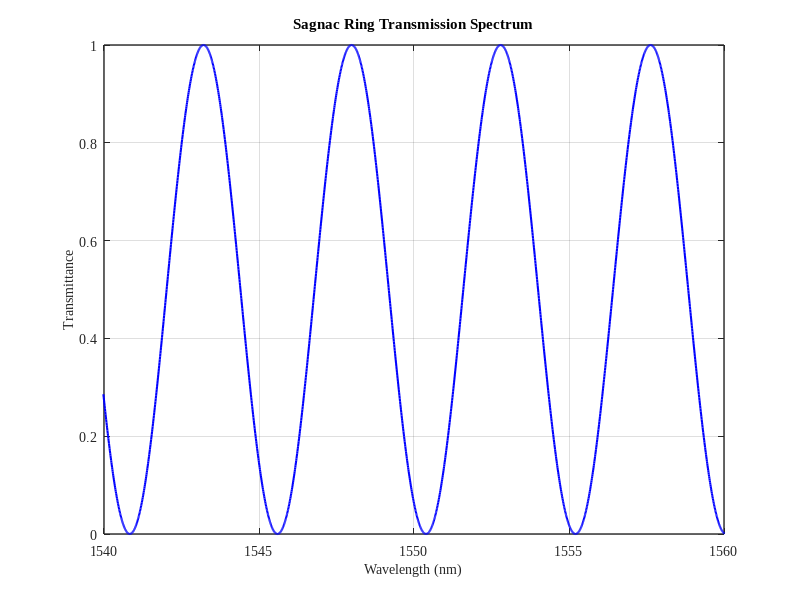
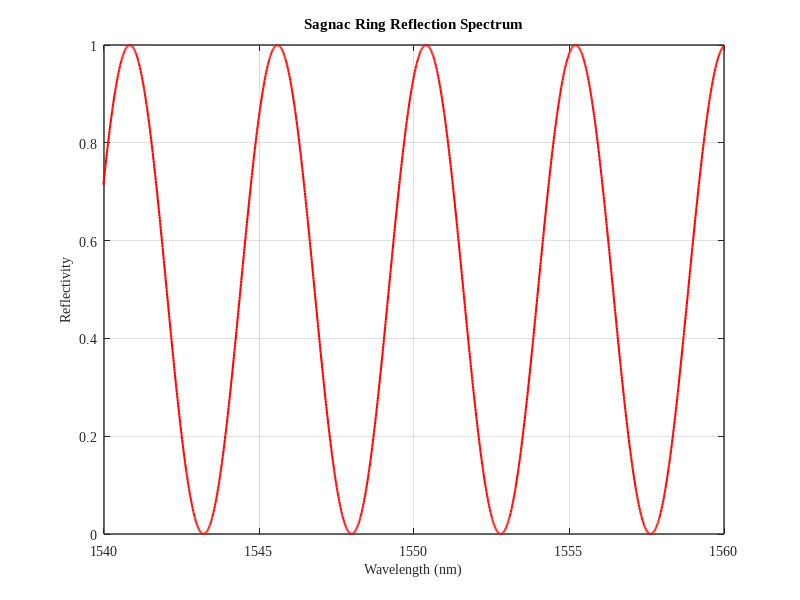
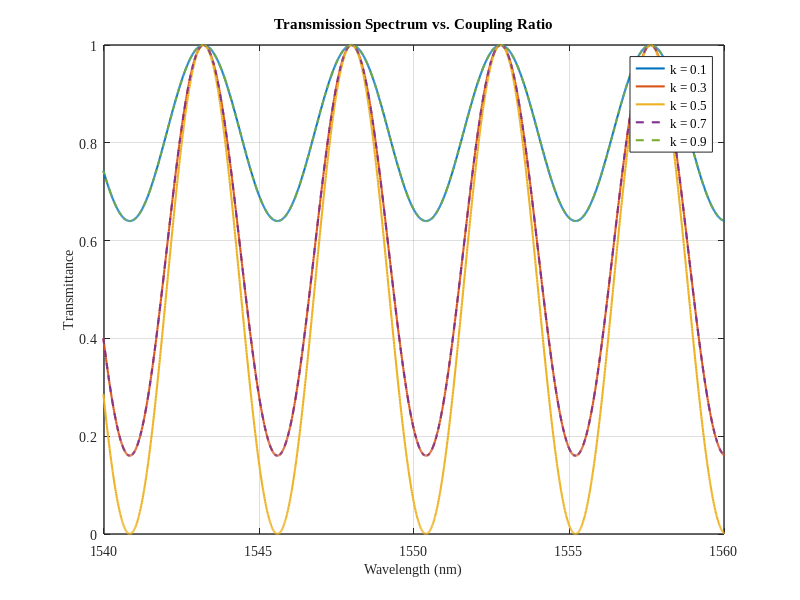
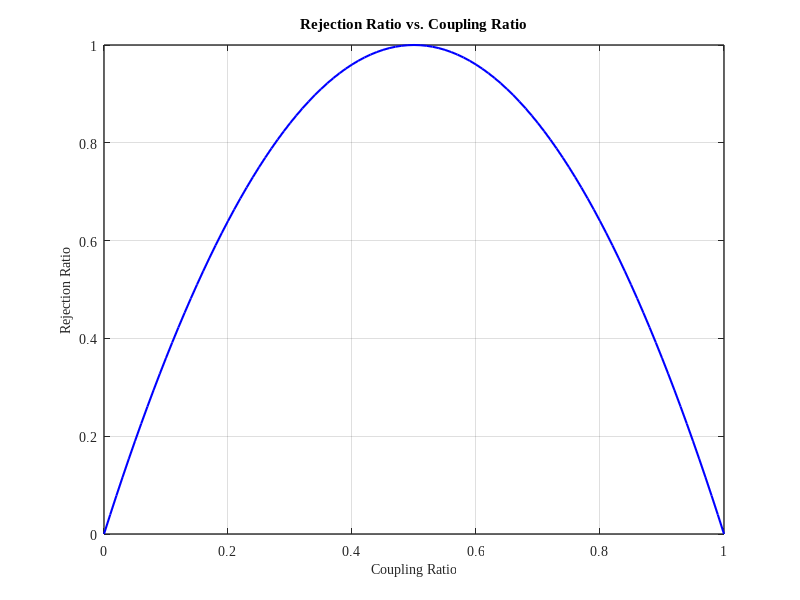

Write MATLAB code to recreate these figures, in order.
%% 单 Sagnac 环透射谱与反射谱仿真
clc; clear; close all;
%% 全局参数
lambda = 1450 : 0.01 : 1650;  % 波长范围 (nm)
B_default = 0.0005;  % 默认快慢轴折射率差
k_default = 0.5;     % 默认耦合比
l_default = 1e9;     % 默认保偏光纤长度 (nm)
theta_default = pi/2; % 默认偏转角 (rad)
%% 透射谱匿名函数
Transmission = @(k, B, l, theta) (1 - 2*k).^2 + 4*k.*(1 - k).* (sin(theta)).^2 .* (cos(pi * B * l ./ lambda)).^2;
%% 图 1：透射谱
T = Transmission(k_default, B_default, l_default, theta_default);
figure;
plot(lambda, T, 'b', 'LineWidth', 1.5);
title('Sagnac Ring Transmission Spectrum');
xlabel('Wavelength (nm)', 'FontName', 'Times New Roman', 'FontSize', 10);
ylabel('Transmittance', 'FontName', 'Times New Roman', 'FontSize', 10);
xlim([1540 1560]); ylim([0 1]);
grid on; set(gca, 'box', 'on');
set(gca, 'FontName', 'Times New Roman', 'FontSize', 10); set(gca, 'LineWidth', 1);
set(gcf, 'Renderer', 'OpenGL');
print(gcf, 'fig1.jpg', '-djpeg', '-r600');
%% 图 2：反射谱
R = 4 * k_default * (1 - k_default) * (1 - (sin(theta_default))^2 .* (cos(pi * B_default * l_default ./ lambda)).^2);
figure;
plot(lambda, R, 'r', 'LineWidth', 1.5);
title('Sagnac Ring Reflection Spectrum');
xlabel('Wavelength (nm)', 'FontName', 'Times New Roman', 'FontSize', 10);
ylabel('Reflectivity', 'FontName', 'Times New Roman', 'FontSize', 10);
xlim([1540 1560]); ylim([0 1]);
grid on; set(gca, 'box', 'on');
set(gca, 'FontName', 'Times New Roman', 'FontSize', 10); set(gca, 'LineWidth', 1);
set(gcf, 'Renderer', 'OpenGL');
print(gcf, 'fig2.jpg', '-djpeg', '-r600');
%% 图 3：不同耦合比下的透射谱
kVec = [0.1, 0.3, 0.5, 0.7, 0.9];
lineStyles = {'-', '-', '-', '--', '--'};
nK = length(kVec);
figure;
hold on;
colorList = lines(nK);
lgdCell = cell(1, nK);
for i = 1:nK
    T_i = Transmission(kVec(i), B_default, l_default, theta_default);
    plot(lambda, T_i, 'Color', colorList(i,:), 'LineWidth', 1.5, 'LineStyle', lineStyles{i});
    lgdCell{i} = ['k = ' num2str(kVec(i), '%.1f')];
end
hold off;
title('Transmission Spectrum vs. Coupling Ratio');
xlabel('Wavelength (nm)', 'FontName', 'Times New Roman', 'FontSize', 10);
ylabel('Transmittance', 'FontName', 'Times New Roman', 'FontSize', 10);
xlim([1540 1560]); ylim([0 1]);
grid on; set(gca, 'box', 'on');
set(gca, 'FontName', 'Times New Roman', 'FontSize', 10); set(gca, 'LineWidth', 1);
legend(lgdCell, 'Location', 'best', 'FontName', 'Times New Roman', 'FontSize', 9);
set(gcf, 'Renderer', 'OpenGL');
print(gcf, 'fig3.jpg', '-djpeg', '-r600');
%% 图 4：耦合比与抑制比的关系
kRR = (0 : 0.01 : 1)';
RR_k = zeros(length(kRR), 1);
for i = 1:length(kRR)
    T = Transmission(kRR(i), B_default, l_default, theta_default);
    RR_k(i) = max(T) - min(T);
end
figure;
plot(kRR, RR_k, 'b', 'LineWidth', 1.5);
title('Rejection Ratio vs. Coupling Ratio');
xlabel('Coupling Ratio', 'FontName', 'Times New Roman', 'FontSize', 10);
ylabel('Rejection Ratio', 'FontName', 'Times New Roman', 'FontSize', 10);
xlim([0 1]); ylim([0 1]);
grid on; set(gca, 'box', 'on');
set(gca, 'FontName', 'Times New Roman', 'FontSize', 10); set(gca, 'LineWidth', 1);
set(gcf, 'Renderer', 'OpenGL');
print(gcf, 'fig4.jpg', '-djpeg', '-r600');
%% 图 5：不同光纤长度下的透射谱
lVec = [0.5, 1.0, 1.5] * 1e9;  % 保偏光纤长度 (nm)
nL = length(lVec);
figure;
hold on;
colorList = lines(nL);
lgdCell = cell(1, nL);
for i = 1:nL
    T_i = Transmission(k_default, B_default, lVec(i), theta_default);
    plot(lambda, T_i, 'Color', colorList(i,:), 'LineWidth', 1.5);
    lgdCell{i} = ['L = ' num2str(lVec(i) * 1e-9, '%.1f') ' m'];
end
hold off;
title('Transmission Spectrum vs. Fiber Length');
xlabel('Wavelength (nm)', 'FontName', 'Times New Roman', 'FontSize', 10);
ylabel('Transmittance', 'FontName', 'Times New Roman', 'FontSize', 10);
xlim([1540 1560]); ylim([0 1]);
grid on; set(gca, 'box', 'on');
set(gca, 'FontName', 'Times New Roman', 'FontSize', 10); set(gca, 'LineWidth', 1);
legend(lgdCell, 'Location', 'best', 'FontName', 'Times New Roman', 'FontSize', 9);
set(gcf, 'Renderer', 'OpenGL');
print(gcf, 'fig5.jpg', '-djpeg', '-r600');
%% 图 6：光纤长度与透射谱周期的关系
lambda_0 = 1550;  % 中心波长 (nm)
l_scan = (0 : 0.01 : 2)';  % 保偏光纤长度 (m)
delta_lambda = (lambda_0^2) ./ (B_default * l_scan * 1e9);
figure;
plot(l_scan, delta_lambda, 'b', 'LineWidth', 1.5);
title('Transmission Period vs. Fiber Length');
xlabel('Fiber Length (m)', 'FontName', 'Times New Roman', 'FontSize', 10);
ylabel('Transmission Period (nm)', 'FontName', 'Times New Roman', 'FontSize', 10);
xlim([0 2]); ylim([0 50]);
grid on; set(gca, 'box', 'on');
set(gca, 'FontName', 'Times New Roman', 'FontSize', 10); set(gca, 'LineWidth', 1);
set(gcf, 'Renderer', 'OpenGL');
print(gcf, 'fig6.jpg', '-djpeg', '-r600');
%% 图 7：不同快慢轴折射率差下的透射谱
BVec = [0.00025, 0.0005, 0.00075];
nB = length(BVec);
figure;
hold on;
colorList = lines(nB);
lgdCell = cell(1, nB);
for i = 1:nB
    T_i = Transmission(k_default, BVec(i), l_default, theta_default);
    plot(lambda, T_i, 'Color', colorList(i,:), 'LineWidth', 1.5);
    lgdCell{i} = ['B = ' num2str(BVec(i), '%.5f')];
end
hold off;
title('Transmission Spectrum vs. Birefringence');
xlabel('Wavelength (nm)', 'FontName', 'Times New Roman', 'FontSize', 10);
ylabel('Transmittance', 'FontName', 'Times New Roman', 'FontSize', 10);
xlim([1540 1560]); ylim([0 1]);
grid on; set(gca, 'box', 'on');
set(gca, 'FontName', 'Times New Roman', 'FontSize', 10); set(gca, 'LineWidth', 1);
legend(lgdCell, 'Location', 'best', 'FontName', 'Times New Roman', 'FontSize', 9);
set(gcf, 'Renderer', 'OpenGL');
print(gcf, 'fig7.jpg', '-djpeg', '-r600');
%% 图 8：快慢轴折射率差与透射谱周期的关系
lambda_0 = 1550;  % 中心波长 (nm)
l_const = 1;  % 保偏光纤长度 (m)
B_scan = (0 : 0.00001 : 0.001)';  % 折射率差扫描
delta_lambda = (lambda_0^2) ./ (B_scan * l_const * 1e9);
figure;
plot(B_scan, delta_lambda, 'b', 'LineWidth', 1.5);
title('Transmission Period vs. Birefringence');
xlabel('Birefringence', 'FontName', 'Times New Roman', 'FontSize', 10);
ylabel('Transmission Period (nm)', 'FontName', 'Times New Roman', 'FontSize', 10);
xlim([0 0.001]); ylim([0 50]);
grid on; set(gca, 'box', 'on');
set(gca, 'FontName', 'Times New Roman', 'FontSize', 10); set(gca, 'LineWidth', 1);
set(gcf, 'Renderer', 'OpenGL');
print(gcf, 'fig8.jpg', '-djpeg', '-r600');
%% 图 9：不同偏转角下的透射谱
thetaVec = [pi/6, pi/4, pi/3, pi/2];  % 30°, 45°, 60°, 90°
nTheta = length(thetaVec);
figure;
hold on;
colorList = lines(nTheta);
lgdCell = cell(1, nTheta);
for i = 1:nTheta
    T_i = Transmission(k_default, B_default, l_default, thetaVec(i));
    plot(lambda, T_i, 'Color', colorList(i,:), 'LineWidth', 1.5);
    lgdCell{i} = ['\theta = ' num2str(thetaVec(i) * 180/pi, '%.0f') '\circ'];
end
hold off;
title('Transmission Spectrum vs. Rotation Angle');
xlabel('Wavelength (nm)', 'FontName', 'Times New Roman', 'FontSize', 10);
ylabel('Transmittance', 'FontName', 'Times New Roman', 'FontSize', 10);
xlim([1540 1560]); ylim([0 1]);
grid on; set(gca, 'box', 'on');
set(gca, 'FontName', 'Times New Roman', 'FontSize', 10); set(gca, 'LineWidth', 1);
legend(lgdCell, 'Location', 'best', 'FontName', 'Times New Roman', 'FontSize', 9);
set(gcf, 'Renderer', 'OpenGL');
print(gcf, 'fig9.jpg', '-djpeg', '-r600');
%% 图 10：偏转角与抑制比的关系
theta_scan = (0 : pi/180 : pi)';  % 偏转角扫描 (0 ~ 180°)
RR_theta = zeros(length(theta_scan), 1);
for i = 1:length(theta_scan)
    T = Transmission(k_default, B_default, l_default, theta_scan(i));
    RR_theta(i) = max(T) - min(T);
end
figure;
plot(theta_scan, RR_theta, 'b', 'LineWidth', 1.5);
title('Rejection Ratio vs. Rotation Angle');
xlabel('Rotation Angle (rad)', 'FontName', 'Times New Roman', 'FontSize', 10);
ylabel('Rejection Ratio', 'FontName', 'Times New Roman', 'FontSize', 10);
xlim([0 pi]); ylim([0 1]);
grid on; set(gca, 'box', 'on');
set(gca, 'FontName', 'Times New Roman', 'FontSize', 10); set(gca, 'LineWidth', 1);
set(gcf, 'Renderer', 'OpenGL');
print(gcf, 'fig10.jpg', '-djpeg', '-r600');
